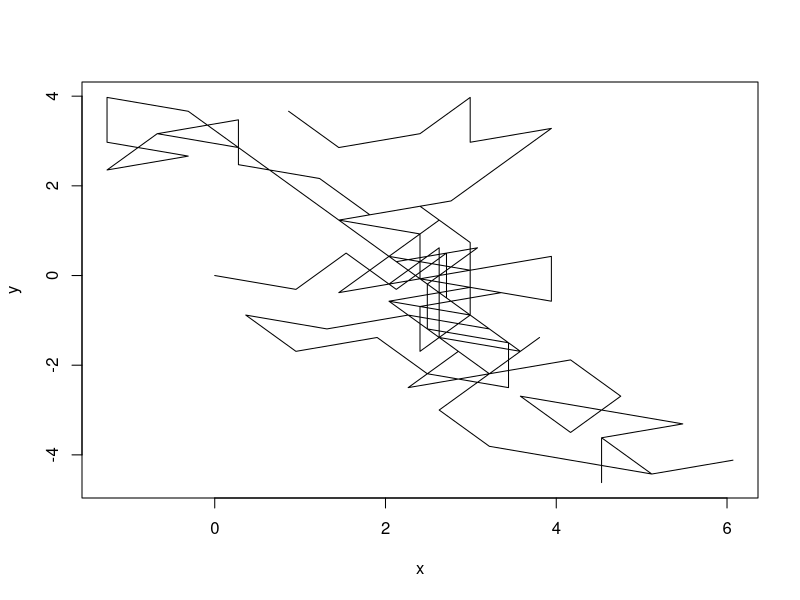
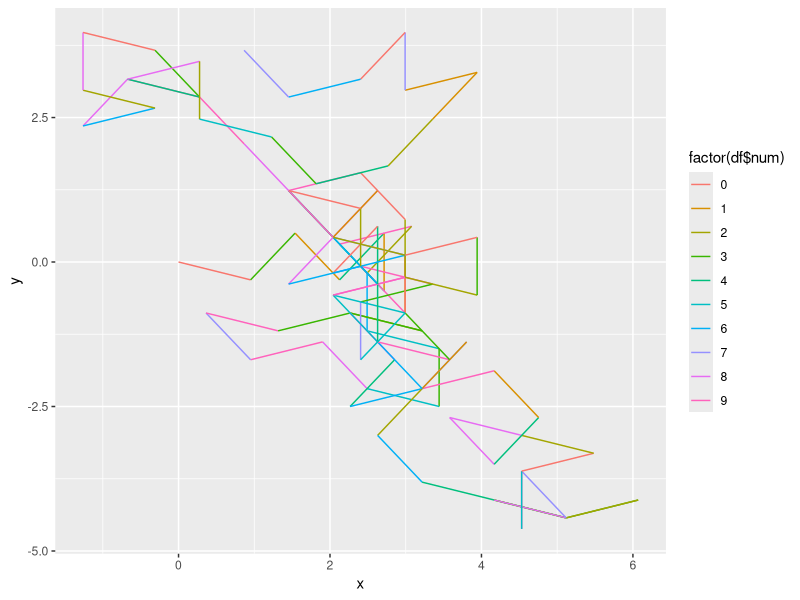
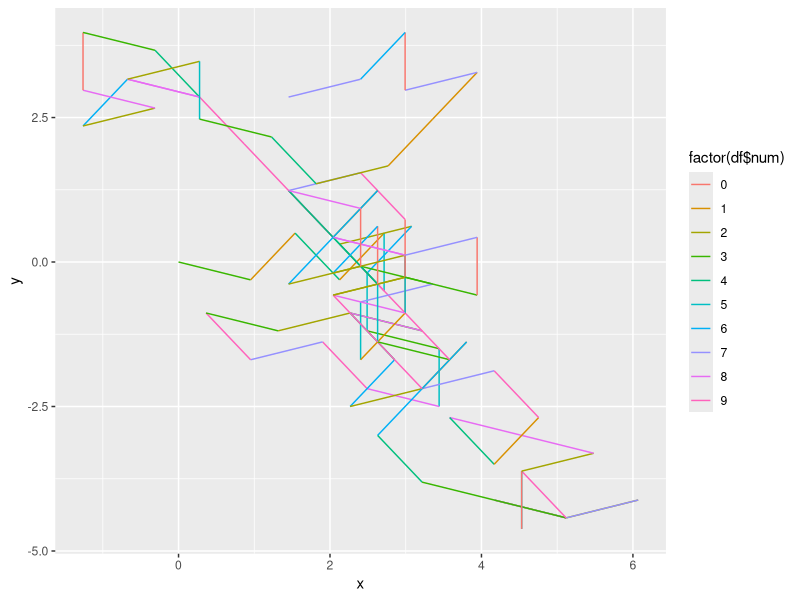

R code for these plots, in order: (Note: this script raises an error after producing the figures.)
## ---- chunk 1
testnumvec <- "3.1415926535897932384626433832795028841971693993751058209749445923078164062862089986280348253421170679"
## ---- chunk 2
numvec <- gsub("[[:punct:]]", "", testnumvec)

## ---- chunk 3
numvec <- as.integer(unlist(strsplit(numvec,"")))
## ---- chunk 4
x <- cos(5/2*pi - numvec/5*pi)
y <- sin(5/2*pi - numvec/5*pi)
## ---- chunk 5
x <- cumsum(x)
y <- cumsum(y)
## ---- chunk 6
x <- c(0,x)
y <- c(0,y)
## ---- chunk 7
plot(x,y, type="l")
## ---- chunk 8
piPoints <- function(piString){
  numbers <- gsub("[[:punct:]]", "", piString)
  numbers <- as.integer(unlist(strsplit(numbers,"")))
  x <- cos(5/2*pi - numbers/5*pi)
  y <- sin(5/2*pi - numbers/5*pi)
  x <- cumsum(x)
  y <- cumsum(y)
  x <- c(0,x)
  y <- c(0,y)
  df <- data.frame(as.integer(c(0,numbers)),x,y)
  colnames(df) <- c("num", "x", "y")
  return(df)
}
## ---- chunk 9

df <- piPoints(testnumvec)
library(ggplot2)

ggplot(df, aes(x=x,y=y,group="1"))+
  geom_path(aes(colour=factor(df$num)))
## ---- chunk 10
piPoints <- function(piString){
  numbers <- gsub("[[:punct:]]", "", piString)
  numbers <- as.integer(unlist(strsplit(numbers,"")))
  x <- cos(5/2*pi - numbers/5*pi)
  y <- sin(5/2*pi - numbers/5*pi)
  x <- cumsum(x)
  y <- cumsum(y)
  x <- c(0,x)
  y <- c(0,y)
  id <- 1:(length(y)-1)
  df <- data.frame(as.integer(c(numbers)),x[-length(x)],y[-length(y)], id)
  colnames(df) <- c("num", "x", "y", "id")
  return(df)
}
## ---- chunk 11
df <- piPoints(testnumvec)
library(ggplot2)

ggplot(df, aes(x=x,y=y,group="1"))+
  geom_path(aes(colour=factor(df$num)))
## ---- chunk 12
library(readr)
storpi <- read_file("pi_dec_1m.txt")

df <- piPoints(storpi)
library(ggplot2)

ggplot(df, aes(x=x,y=y,group="1"))+
geom_path(aes(colour=df$id)) +
  scale_colour_gradient(low="red", high="green")
  #  geom_path(aes(colour=factor(df$num)))
  
## ---- chunk 13
ggplot(df, aes(x=x,y=y,group="1"))+
geom_path(aes(colour=df$id)) +
  scale_colour_distiller(type="qual", palette="Set1") +
    theme_bw() + 
  coord_fixed(ratio = 1) +
  theme(line = element_blank(),
        text = element_blank(),
        title = element_blank(),
        legend.position="none",
        panel.border = element_blank(),
        panel.background = element_blank())
## ---- chunk 14
library(microbenchmark)
testnumvec <- read_file("pi_dec_1m.txt")
numbers <- gsub("[[:punct:]]", "", testnumvec)
  numbers <- as.integer(unlist(strsplit(numbers,"")))  
numvec <- numbers
mbm <- microbenchmark({
x <- cos(5/2*pi - numvec/5*pi)
y <- sin(5/2*pi - numvec/5*pi)
x <- cumsum(x)
y <- cumsum(y)
x <- c(0,x)
y <- c(0,y)
},{
x <- y <- rep(NULL, length(numvec))
x[1] <- 0
y[1] <- 0
for (i in 2:length(numvec)){
    x[i] <- x[(i-1)] + sin((pi*2)*(numvec[i]/10))
    y[i] <- y[(i-1)] + cos((pi*2)*(numvec[i]/10))  
}
}, times=3

)
levels(mbm$expr) <- c("My way", "Original way")
mbm

autoplot(mbm)

